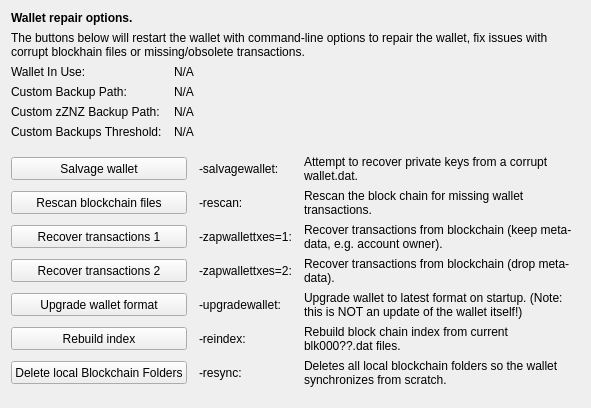
     <widget class="QWidget" name="tab_repair">
      <attribute name="title">
       <string>&amp;Wallet Repair</string>
      </attribute>
      <layout class="QGridLayout" name="gridLayout_4" columnstretch="0,0,0,0">
       <property name="horizontalSpacing">
        <number>12</number>
       </property>
       <item row="0" column="0" colspan="4">
        <widget class="QLabel" name="label_repair_header">
         <property name="font">
          <font>
           <weight>75</weight>
           <bold>true</bold>
          </font>
         </property>
         <property name="text">
          <string>Wallet repair options.</string>
         </property>
        </widget>
       </item>
       <item row="1" column="0" colspan="4">
        <widget class="QLabel" name="label_repair_helptext">
         <property name="font">
          <font>
           <weight>50</weight>
           <bold>false</bold>
          </font>
         </property>
         <property name="text">
          <string>The buttons below will restart the wallet with command-line options to repair the wallet, fix issues with corrupt blockhain files or missing/obsolete transactions.</string>
         </property>
         <property name="wordWrap">
          <bool>true</bool>
         </property>
        </widget>
       </item>
       <item row="2" column="0">
        <widget class="QLabel" name="wallet_path_label">
         <property name="text">
          <string>Wallet In Use:</string>
         </property>
        </widget>
       </item>
       <item row="2" column="1" colspan="3">
        <widget class="QLabel" name="wallet_path">
         <property name="cursor">
          <cursorShape>IBeamCursor</cursorShape>
         </property>
         <property name="text">
          <string>N/A</string>
         </property>
         <property name="textFormat">
          <enum>Qt::PlainText</enum>
         </property>
         <property name="textInteractionFlags">
          <set>Qt::LinksAccessibleByMouse|Qt::TextSelectableByKeyboard|Qt::TextSelectableByMouse</set>
         </property>
        </widget>
       </item>
       <item row="3" column="0">
        <widget class="QLabel" name="wallet_custombackuppath_label">
         <property name="visible">
          <bool>false</bool>
         </property>
         <property name="text">
          <string>Custom Backup Path:</string>
         </property>
        </widget>
       </item>
       <item row="3" column="1" colspan="3">
        <widget class="QLabel" name="wallet_custombackuppath">
         <property name="cursor">
          <cursorShape>IBeamCursor</cursorShape>
         </property>
         <property name="visible">
          <bool>false</bool>
         </property>
         <property name="text">
          <string>N/A</string>
         </property>
         <property name="textFormat">
          <enum>Qt::PlainText</enum>
         </property>
         <property name="textInteractionFlags">
          <set>Qt::LinksAccessibleByMouse|Qt::TextSelectableByKeyboard|Qt::TextSelectableByMouse</set>
         </property>
        </widget>
       </item>
       <item row="4" column="0">
        <widget class="QLabel" name="wallet_customzpivbackuppath_label">
         <property name="visible">
          <bool>false</bool>
         </property>
         <property name="text">
          <string>Custom zZNZ Backup Path:</string>
         </property>
        </widget>
       </item>
       <item row="4" column="1" colspan="3">
        <widget class="QLabel" name="wallet_customzpivbackuppath">
         <property name="cursor">
          <cursorShape>IBeamCursor</cursorShape>
         </property>
         <property name="visible">
          <bool>false</bool>
         </property>
         <property name="text">
          <string>N/A</string>
         </property>
         <property name="textFormat">
          <enum>Qt::PlainText</enum>
         </property>
         <property name="textInteractionFlags">
          <set>Qt::LinksAccessibleByMouse|Qt::TextSelectableByKeyboard|Qt::TextSelectableByMouse</set>
         </property>
        </widget>
       </item>
       <item row="5" column="0">
        <widget class="QLabel" name="wallet_custombackupthreshold_label">
         <property name="visible">
          <bool>false</bool>
         </property>
         <property name="text">
          <string>Custom Backups Threshold:</string>
         </property>
        </widget>
       </item>
       <item row="5" column="1" colspan="3">
        <widget class="QLabel" name="wallet_custombackupthreshold">
         <property name="cursor">
          <cursorShape>IBeamCursor</cursorShape>
         </property>
         <property name="visible">
          <bool>false</bool>
         </property>
         <property name="text">
          <string>N/A</string>
         </property>
         <property name="textFormat">
          <enum>Qt::PlainText</enum>
         </property>
         <property name="textInteractionFlags">
          <set>Qt::LinksAccessibleByMouse|Qt::TextSelectableByKeyboard|Qt::TextSelectableByMouse</set>
         </property>
        </widget>
       </item>
       <item row="6" column="0">
        <spacer name="verticalSpacer_repair1">
         <property name="orientation">
          <enum>Qt::Vertical</enum>
         </property>
         <property name="sizeHint" stdset="0">
          <size>
           <width>10</width>
           <height>10</height>
          </size>
         </property>
        </spacer>
       </item>
       <item row="7" column="0" colspan="2">
        <widget class="QPushButton" name="btn_salvagewallet">
         <property name="minimumSize">
          <size>
           <width>100</width>
           <height>23</height>
          </size>
         </property>
         <property name="cursor">
          <cursorShape>PointingHandCursor</cursorShape>
         </property>
         <property name="text">
          <string>Salvage wallet</string>
         </property>
        </widget>
       </item>
       <item row="7" column="2">
        <widget class="QLabel" name="label_repair_salvage_command">
         <property name="text">
          <string notr="true">-salvagewallet:</string>
         </property>
        </widget>
       </item>
       <item row="7" column="3">
        <widget class="QLabel" name="label_repair_salvage">
         <property name="text">
          <string>Attempt to recover private keys from a corrupt wallet.dat.</string>
         </property>
         <property name="wordWrap">
          <bool>true</bool>
         </property>
        </widget>
       </item>
       <item row="8" column="0" colspan="2">
        <widget class="QPushButton" name="btn_rescan">
         <property name="minimumSize">
          <size>
           <width>100</width>
           <height>23</height>
          </size>
         </property>
         <property name="cursor">
          <cursorShape>PointingHandCursor</cursorShape>
         </property>
         <property name="text">
          <string>Rescan blockchain files</string>
         </property>
        </widget>
       </item>
       <item row="8" column="2">
        <widget class="QLabel" name="label_repair_rescan_command">
         <property name="text">
          <string notr="true">-rescan:</string>
         </property>
        </widget>
       </item>
       <item row="8" column="3">
        <widget class="QLabel" name="label_repair_rescan">
         <property name="text">
          <string>Rescan the block chain for missing wallet transactions.</string>
         </property>
         <property name="wordWrap">
          <bool>true</bool>
         </property>
        </widget>
       </item>
       <item row="9" column="0" colspan="2">
        <widget class="QPushButton" name="btn_zapwallettxes1">
         <property name="minimumSize">
          <size>
           <width>100</width>
           <height>23</height>
          </size>
         </property>
         <property name="cursor">
          <cursorShape>PointingHandCursor</cursorShape>
         </property>
         <property name="text">
          <string>Recover transactions 1</string>
         </property>
        </widget>
       </item>
       <item row="9" column="2">
        <widget class="QLabel" name="label_repair_zap1_command">
         <property name="text">
          <string notr="true">-zapwallettxes=1:</string>
         </property>
        </widget>
       </item>
       <item row="9" column="3">
        <widget class="QLabel" name="label_repair_zap1">
         <property name="text">
          <string>Recover transactions from blockchain (keep meta-data, e.g. account owner).</string>
         </property>
         <property name="wordWrap">
          <bool>true</bool>
         </property>
        </widget>
       </item>
       <item row="10" column="0" colspan="2">
        <widget class="QPushButton" name="btn_zapwallettxes2">
         <property name="minimumSize">
          <size>
           <width>100</width>
           <height>23</height>
          </size>
         </property>
         <property name="cursor">
          <cursorShape>PointingHandCursor</cursorShape>
         </property>
         <property name="text">
          <string>Recover transactions 2</string>
         </property>
        </widget>
       </item>
       <item row="10" column="2">
        <widget class="QLabel" name="label_repair_zap2_command">
         <property name="text">
          <string notr="true">-zapwallettxes=2:</string>
         </property>
        </widget>
       </item>
       <item row="10" column="3">
        <widget class="QLabel" name="label_repair_zap2">
         <property name="text">
          <string>Recover transactions from blockchain (drop meta-data).</string>
         </property>
         <property name="wordWrap">
          <bool>true</bool>
         </property>
        </widget>
       </item>
       <item row="11" column="0" colspan="2">
        <widget class="QPushButton" name="btn_upgradewallet">
         <property name="minimumSize">
          <size>
           <width>100</width>
           <height>23</height>
          </size>
         </property>
         <property name="cursor">
          <cursorShape>PointingHandCursor</cursorShape>
         </property>
         <property name="text">
          <string>Upgrade wallet format</string>
         </property>
        </widget>
       </item>
       <item row="11" column="2">
        <widget class="QLabel" name="label_repair_upgrade_command">
         <property name="text">
          <string notr="true">-upgradewallet:</string>
         </property>
        </widget>
       </item>
       <item row="11" column="3">
        <widget class="QLabel" name="label_repair_upgrade">
         <property name="text">
          <string>Upgrade wallet to latest format on startup. (Note: this is NOT an update of the wallet itself!)</string>
         </property>
         <property name="wordWrap">
          <bool>true</bool>
         </property>
        </widget>
       </item>
       <item row="12" column="0" colspan="2">
        <widget class="QPushButton" name="btn_reindex">
         <property name="minimumSize">
          <size>
           <width>100</width>
           <height>23</height>
          </size>
         </property>
         <property name="cursor">
          <cursorShape>PointingHandCursor</cursorShape>
         </property>
         <property name="text">
          <string>Rebuild index</string>
         </property>
        </widget>
       </item>
       <item row="12" column="2">
        <widget class="QLabel" name="label_repair_reindex_command">
         <property name="text">
          <string notr="true">-reindex:</string>
         </property>
        </widget>
       </item>
       <item row="12" column="3">
        <widget class="QLabel" name="label_repair_reindex">
         <property name="text">
          <string>Rebuild block chain index from current blk000??.dat files.</string>
         </property>
         <property name="wordWrap">
          <bool>true</bool>
         </property>
        </widget>
       </item>
       <item row="13" column="0" colspan="2">
        <widget class="QPushButton" name="btn_resync">
         <property name="minimumSize">
          <size>
           <width>100</width>
           <height>23</height>
          </size>
         </property>
         <property name="cursor">
          <cursorShape>PointingHandCursor</cursorShape>
         </property>
         <property name="text">
          <string>Delete local Blockchain Folders</string>
         </property>
        </widget>
       </item>
       <item row="13" column="2">
        <widget class="QLabel" name="label_repair_resync_command">
         <property name="text">
          <string>-resync:</string>
         </property>
        </widget>
       </item>
       <item row="13" column="3">
        <widget class="QLabel" name="label_repair_resync">
         <property name="text">
          <string>Deletes all local blockchain folders so the wallet synchronizes from scratch.</string>
         </property>
         <property name="wordWrap">
          <bool>true</bool>
         </property>
        </widget>
       </item>
       <item row="14" column="0">
        <spacer name="verticalSpacer_repair2">
         <property name="orientation">
          <enum>Qt::Vertical</enum>
         </property>
         <property name="sizeHint" stdset="0">
          <size>
           <width>20</width>
           <height>10</height>
          </size>
         </property>
        </spacer>
       </item>
      </layout>
     </widget>
